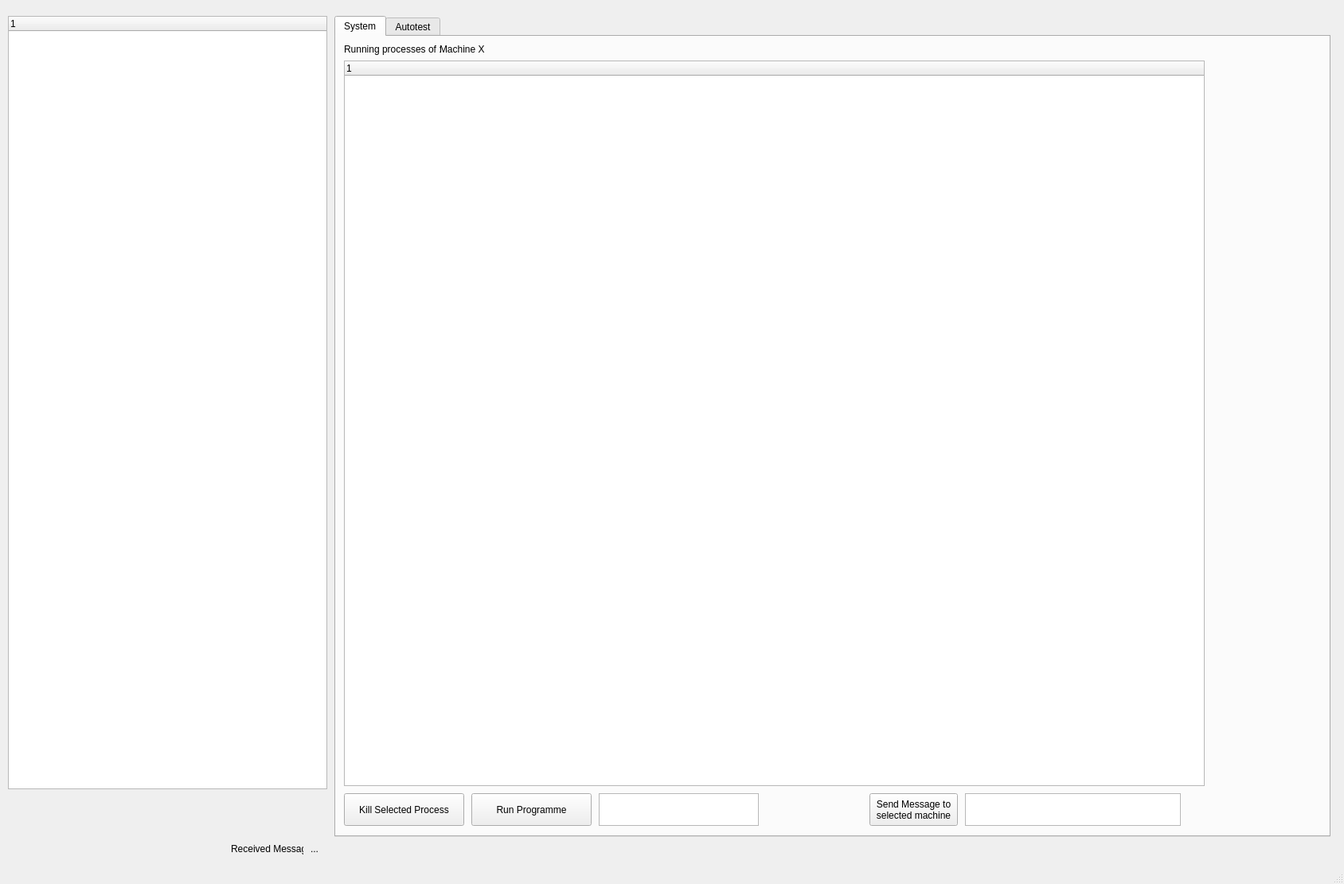
<?xml version="1.0" encoding="UTF-8"?>
<ui version="4.0">
 <class>MainWindow</class>
 <widget class="QMainWindow" name="MainWindow">
  <property name="geometry">
   <rect>
    <x>0</x>
    <y>0</y>
    <width>1688</width>
    <height>1110</height>
   </rect>
  </property>
  <property name="windowTitle">
   <string>TestRunner</string>
  </property>
  <property name="toolTip">
   <string>Sends a texte message to selected computers</string>
  </property>
  <widget class="QWidget" name="centralwidget">
   <widget class="QTreeWidget" name="treeWidgetComputers">
    <property name="geometry">
     <rect>
      <x>10</x>
      <y>20</y>
      <width>401</width>
      <height>971</height>
     </rect>
    </property>
    <property name="editTriggers">
     <set>QAbstractItemView::DoubleClicked|QAbstractItemView::EditKeyPressed</set>
    </property>
    <property name="tabKeyNavigation">
     <bool>true</bool>
    </property>
    <property name="selectionMode">
     <enum>QAbstractItemView::SingleSelection</enum>
    </property>
    <column>
     <property name="text">
      <string notr="true">1</string>
     </property>
    </column>
   </widget>
   <widget class="QTabWidget" name="tabWidget">
    <property name="geometry">
     <rect>
      <x>420</x>
      <y>20</y>
      <width>1251</width>
      <height>1031</height>
     </rect>
    </property>
    <property name="currentIndex">
     <number>0</number>
    </property>
    <widget class="QWidget" name="system_tab">
     <attribute name="title">
      <string>System</string>
     </attribute>
     <widget class="QPushButton" name="SendRunProcessBtn">
      <property name="geometry">
       <rect>
        <x>170</x>
        <y>950</y>
        <width>151</width>
        <height>41</height>
       </rect>
      </property>
      <property name="toolTip">
       <string>Sends a texte message to selected computers</string>
      </property>
      <property name="toolTipDuration">
       <number>5</number>
      </property>
      <property name="text">
       <string extracomment="Sends a texte message to selected computers">Run Programme</string>
      </property>
     </widget>
     <widget class="QTreeWidget" name="treeWidgetProcess">
      <property name="geometry">
       <rect>
        <x>10</x>
        <y>30</y>
        <width>1081</width>
        <height>911</height>
       </rect>
      </property>
      <column>
       <property name="text">
        <string notr="true">1</string>
       </property>
      </column>
     </widget>
     <widget class="QPushButton" name="SendMessageBtn">
      <property name="geometry">
       <rect>
        <x>670</x>
        <y>950</y>
        <width>111</width>
        <height>41</height>
       </rect>
      </property>
      <property name="toolTip">
       <string>Sends a texte message to selected computers</string>
      </property>
      <property name="toolTipDuration">
       <number>5</number>
      </property>
      <property name="text">
       <string extracomment="Sends a texte message to selected computers">Send Message to 
selected machine</string>
      </property>
     </widget>
     <widget class="QTextEdit" name="textEdit">
      <property name="geometry">
       <rect>
        <x>790</x>
        <y>950</y>
        <width>271</width>
        <height>41</height>
       </rect>
      </property>
      <property name="html">
       <string>&lt;!DOCTYPE HTML PUBLIC &quot;-//W3C//DTD HTML 4.0//EN&quot; &quot;http://www.w3.org/TR/REC-html40/strict.dtd&quot;&gt;
&lt;html&gt;&lt;head&gt;&lt;meta name=&quot;qrichtext&quot; content=&quot;1&quot; /&gt;&lt;style type=&quot;text/css&quot;&gt;
p, li { white-space: pre-wrap; }
&lt;/style&gt;&lt;/head&gt;&lt;body style=&quot; font-family:'MS Shell Dlg 2'; font-size:8.25pt; font-weight:400; font-style:normal;&quot;&gt;
&lt;p style=&quot;-qt-paragraph-type:empty; margin-top:0px; margin-bottom:0px; margin-left:0px; margin-right:0px; -qt-block-indent:0; text-indent:0px;&quot;&gt;&lt;br /&gt;&lt;/p&gt;&lt;/body&gt;&lt;/html&gt;</string>
      </property>
     </widget>
     <widget class="QTextEdit" name="RunProcessTextEdit">
      <property name="geometry">
       <rect>
        <x>330</x>
        <y>950</y>
        <width>201</width>
        <height>41</height>
       </rect>
      </property>
      <property name="html">
       <string>&lt;!DOCTYPE HTML PUBLIC &quot;-//W3C//DTD HTML 4.0//EN&quot; &quot;http://www.w3.org/TR/REC-html40/strict.dtd&quot;&gt;
&lt;html&gt;&lt;head&gt;&lt;meta name=&quot;qrichtext&quot; content=&quot;1&quot; /&gt;&lt;style type=&quot;text/css&quot;&gt;
p, li { white-space: pre-wrap; }
&lt;/style&gt;&lt;/head&gt;&lt;body style=&quot; font-family:'MS Shell Dlg 2'; font-size:8.25pt; font-weight:400; font-style:normal;&quot;&gt;
&lt;p style=&quot;-qt-paragraph-type:empty; margin-top:0px; margin-bottom:0px; margin-left:0px; margin-right:0px; -qt-block-indent:0; text-indent:0px;&quot;&gt;&lt;br /&gt;&lt;/p&gt;&lt;/body&gt;&lt;/html&gt;</string>
      </property>
     </widget>
     <widget class="QPushButton" name="SendKillProcessBtn">
      <property name="geometry">
       <rect>
        <x>10</x>
        <y>950</y>
        <width>151</width>
        <height>41</height>
       </rect>
      </property>
      <property name="toolTip">
       <string>Sends a texte message to selected computers</string>
      </property>
      <property name="toolTipDuration">
       <number>5</number>
      </property>
      <property name="text">
       <string extracomment="Sends a texte message to selected computers">Kill Selected Process</string>
      </property>
     </widget>
     <widget class="QLabel" name="MessageRecv_3">
      <property name="geometry">
       <rect>
        <x>10</x>
        <y>0</y>
        <width>121</width>
        <height>31</height>
       </rect>
      </property>
      <property name="text">
       <string>Running processes of :</string>
      </property>
     </widget>
     <widget class="QLabel" name="SelectedMachineLbl">
      <property name="geometry">
       <rect>
        <x>130</x>
        <y>0</y>
        <width>91</width>
        <height>31</height>
       </rect>
      </property>
      <property name="text">
       <string>Machine X</string>
      </property>
     </widget>
    </widget>
    <widget class="QWidget" name="functionnal_tab">
     <attribute name="title">
      <string>Autotest</string>
     </attribute>
    </widget>
   </widget>
   <widget class="QLabel" name="MessageRecv_2">
    <property name="geometry">
     <rect>
      <x>290</x>
      <y>1050</y>
      <width>91</width>
      <height>31</height>
     </rect>
    </property>
    <property name="text">
     <string>Received Message</string>
    </property>
   </widget>
   <widget class="QLabel" name="MessageRecv">
    <property name="geometry">
     <rect>
      <x>390</x>
      <y>1050</y>
      <width>621</width>
      <height>31</height>
     </rect>
    </property>
    <property name="text">
     <string>...</string>
    </property>
    <property name="wordWrap">
     <bool>true</bool>
    </property>
    <property name="buddy">
     <cstring></cstring>
    </property>
   </widget>
  </widget>
  <widget class="QStatusBar" name="statusbar"/>
 </widget>
 <resources/>
 <connections/>
</ui>
